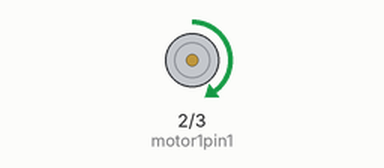
Simulated run of this sketch. Board: Arduino Uno, built with avr-gcc and run on an emulated ATmega328P. Parts: motor-driver pin pairs drawn as motors (green arrow = first pin HIGH = forward, orange = second pin HIGH = backward, longer = more drive, scaled by the enable pin).

Above: at 0.5 s.
Timing chart, 0 to 4.6 s (numbered marks = the images above):
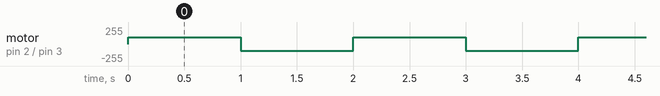

The sketch:

EMSD_trayMotorControl.ino
```cpp
int motor1pin1 = 2;
int motor1pin2 = 3;
int ENA  = 10;

void setup() {
  // put your setup code here, to run once:
  pinMode(motor1pin1, OUTPUT);
  pinMode(motor1pin2, OUTPUT);
  pinMode(10, OUTPUT);  //control speed
}

void loop() {
  // put your main code here, to run repeatedly:
  analogWrite(10, 100);
  digitalWrite(motor1pin1, HIGH);
  digitalWrite(motor1pin2, LOW);


  delay(1000);

  digitalWrite(motor1pin1, LOW);
  digitalWrite(motor1pin2, HIGH);

  delay(1000);
}
```

Measured:
- by itself, motor on pin 2 (motor1pin1) / pin 3 (motor1pin2): alternates forward 100/255 for 1.0 s and backward 100/255 for 1.0 s
